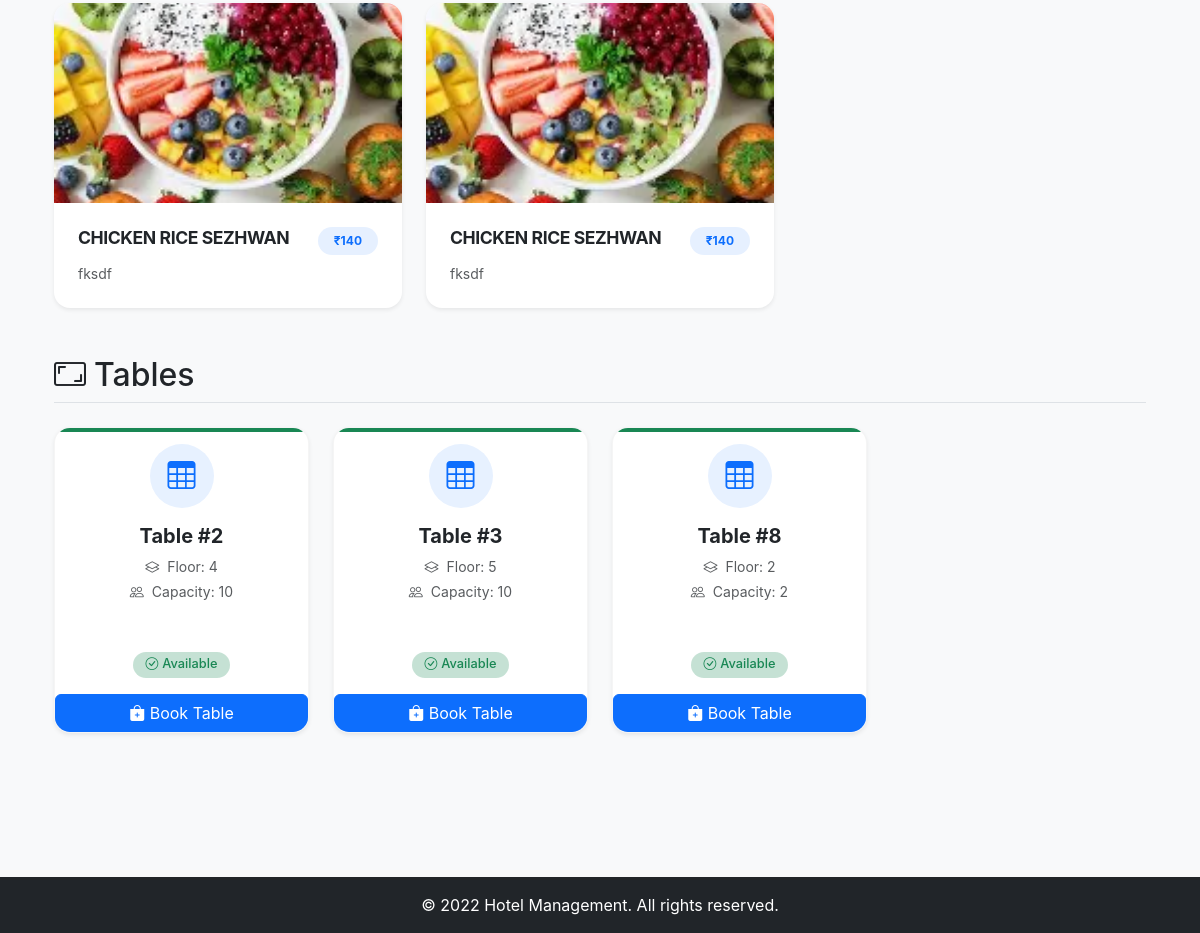
Before: /table_reservation/ (signed in, lower part) with the older database file.
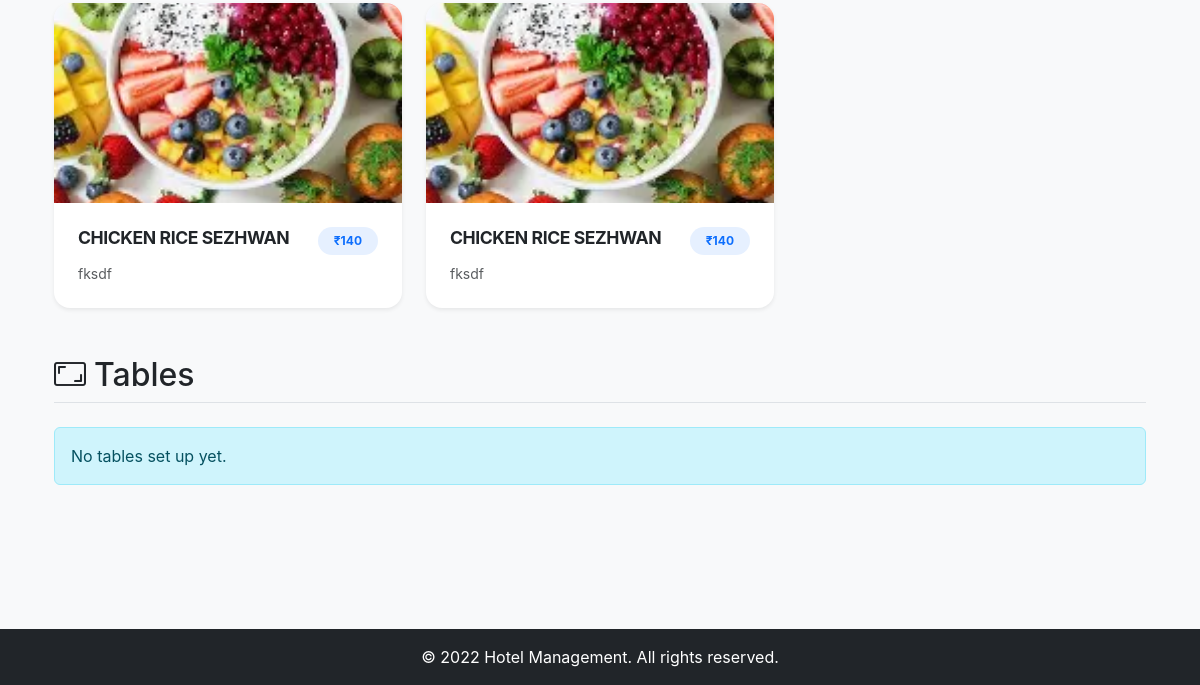
After: the same page with the newer database file.
### accounts/models.py (models this page shows, shortened)
class Menu(models.Model):
    food_type_choice = (
        ('veg','veg'),
        ('non-veg','non-veg'),
    )
    food_category = (
        ('starters','starters'),
        ('main_course','main_course'),
        ('dessert','dessert'),
        ('side_dish','side_dish'),
        ('indian','indian'),
        ('chinese','chinese'),
        ('italian','italian'),
        ('japanese','japanese'),
    )
    name = models.CharField(max_length=100)
    price = models.IntegerField()
    description = models.TextField()
    images = models.ImageField(upload_to='menu_images/',null=True,blank=True,default='images/default.jpg')
    food_type = models.CharField(max_length=100,choices=food_type_choice,null=True,blank=True)
    food_category = models.CharField(max_length=100,choices=food_category,null=True,blank=True)

class TableLayout(models.Model):
    Location_choice = (
        ('Window_side','Window_side'),
        ('roof_top','roof_top'),
        ('indoor','indoor'),
        ('outdoor','outdoor'),
        ('suit_space','suit_space')
    )
    table_no = models.AutoField(primary_key=True)
    floor_no = models.IntegerField()
    Location = models.CharField(max_length=100,choices=Location_choice)
    capacity = models.IntegerField()
    available = models.BooleanField(default=True)

### table_reservation/views.py (the view)
# urls.py: path('',GuestView,name='guesthome'),
@login_required(login_url='/accounts/login/')
@user_passes_test(lambda u: u.role == 'guest', login_url='/accounts/login/')
def GuestView(request):
    menu = Menu.objects.all()
    tables = TableLayout.objects.filter(available=True)
    context = {
        'menus':menu,
        'tables':tables
    }
    return render(request,'guest_home.html',context)

### table_reservation/templates/guest_home.html (shortened to what this page needs)
{% extends 'base.html' %}
{% load static %}
{% block content %}
<link rel="stylesheet" href="{% static 'css/acccount_home_style.css' %}">
<div class="container py-5">
    <div id="menu-list" class="mb-5">
        {% if menus %}
        <div class="row row-cols-1 row-cols-md-2 row-cols-lg-3 g-4">
            {% for i in menus %}
            <div class="col">
                <div class="card h-100 shadow-sm hover-shadow transition-all menu-card border-0">
                    {% if i.images %}
                    <div class="img-wrapper">
                        <img src="{{ i.images.url}}" class="card-img-top object-fit-cover" alt="{{ i.name }}" style="height: 200px;">
                    </div>
                    {% else %}
                    <div class="card-img-top bg-light d-flex align-items-center justify-content-center" style="height: 200px;">
                        <i class="bi bi-image text-muted fs-1"></i>
                    </div>
                    {% endif %}
                    <div class="card-body">
                        <div class="d-flex justify-content-between align-items-start mb-2">
                            <h5 class="card-title fw-bold mb-0 text-dark">{{ i.name }}</h5>
                            <span class="badge bg-primary bg-opacity-10 text-primary rounded-pill px-3 py-2">₹{{ i.price }}</span>
                        </div>
                        <p class="card-text text-muted small">{{ i.description|truncatechars:100 }}</p>
                    </div>
                </div>
            </div>
            {% endfor %}
        </div>
        {% else %}
        <div class="alert alert-info" role="alert">
            No menu items found.
        </div>
        {% endif %}
    </div>
    <div id="table-list" class="mb-5">
        <h2 class="border-bottom pb-2 mb-4"><i class="bi bi-aspect-ratio me-2"></i>Tables</h2>
        {% if tables %}
        <div class="row row-cols-1 row-cols-md-3 row-cols-lg-4 g-4">
            {% for i in tables %}
            <div class="col">
                <div class="card h-100 shadow-sm text-center border-0 table-card {% if i.available %}available-card{% else %}unavailable-card{% endif %}">
                    <div class="card-body">
                        <div class="icon-wrapper mb-3 mx-auto">
                            <i class="bi bi-table display-6"></i>
                        </div>
                        <h5 class="card-title fw-bold">Table #{{ i.table_no }}</h5>
                        <ul class="list-unstyled text-muted mb-4 small">
                            <li class="mb-1"><i class="bi bi-layers me-2"></i>Floor: {{ i.floor_no }}</li>
                            <li><i class="bi bi-people me-2"></i>Capacity: {{ i.capacity }}</li>
                        </ul>
                    </div>
                    <div class="card-footer bg-transparent border-0 pb-3">
                         <span class="status-indicator">
                            {% if i.available %}
                                <span class="badge bg-success bg-opacity-25 text-success rounded-pill"><i class="bi bi-check-circle me-1"></i>Available</span>
                            {% else %}
                                <span class="badge bg-danger bg-opacity-25 text-danger rounded-pill"><i class="bi bi-x-circle me-1"></i>Unavailable</span>
                            {% endif %}
                         </span>
                    </div>
                    <button type="button" class="book-table btn btn-primary" data-location="{{ i.Location }}" data-bs-toggle="modal" data-table_no="{{ i.table_no }}" data-bs-target="#book_tables">
                    <i class="bi bi-bag-plus-fill"></i> Book Table
                    </button>
                </div>
            </div>
            {% endfor %}
        </div>
        {% else %}
        <div class="alert alert-info" role="alert">
            No tables set up yet.
        </div>
        {% endif %}
    </div>
</div>
{% endblock %}

Changed rows visible on the page:
no longer on this page (row edited): TableLayout: table_no "2", floor_no "4", capacity "10", available True (drawn)
no longer on this page (row edited): TableLayout: table_no "3", floor_no "5", capacity "10", available True (drawn)
no longer on this page (row edited): TableLayout: table_no "8", floor_no "2", capacity "2", available True (drawn)
Other visible differences:
text now shown: "No tables set up yet."
